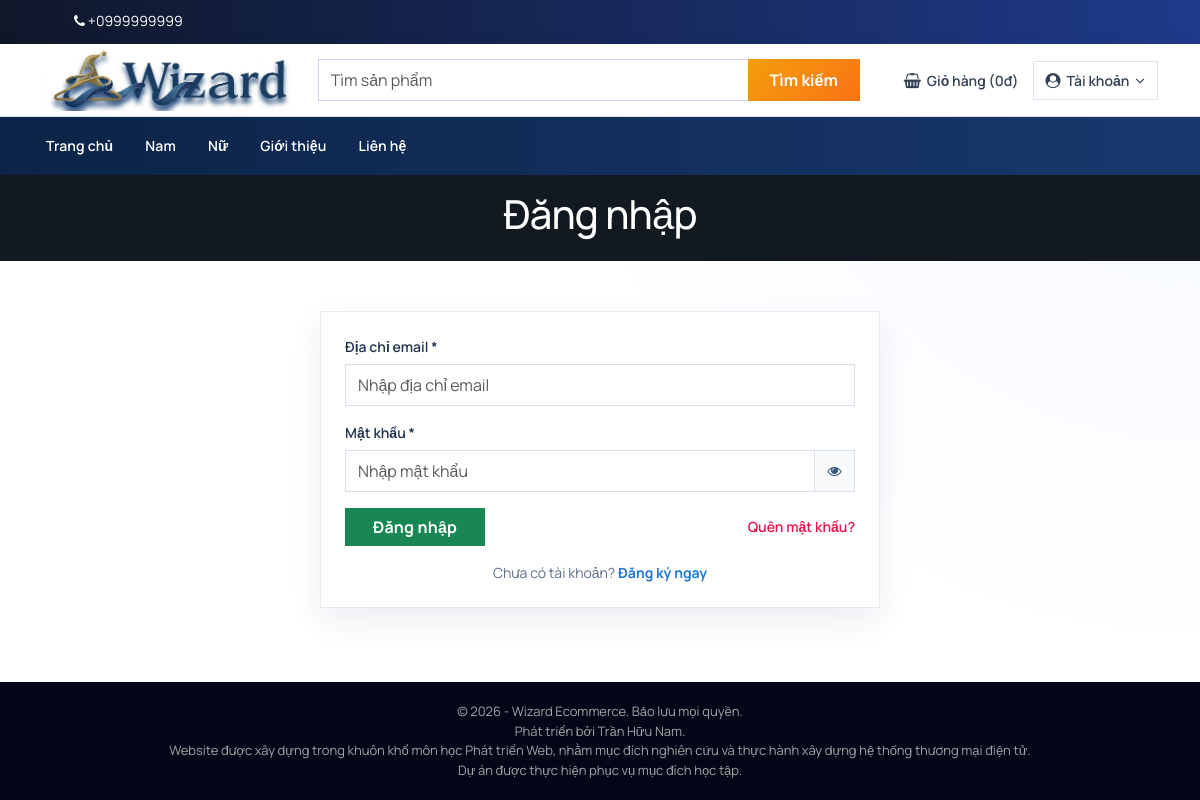
The page /frontend/login.php?redirect=cart (signed in) on the database its author committed.
### tables this page shows
CREATE TABLE `tbl_settings` (
  `id` int(11) NOT NULL,
  `logo` mediumtext NOT NULL,
  `favicon` mediumtext NOT NULL,
  `footer_about` mediumtext NOT NULL,
  `footer_copyright` mediumtext NOT NULL,
  `contact_address` mediumtext NOT NULL,
  `contact_email` mediumtext NOT NULL,
  `contact_phone` mediumtext NOT NULL,
  `contact_fax` mediumtext NOT NULL,
  `contact_map_iframe` mediumtext NOT NULL,
  `receive_email` mediumtext NOT NULL,
  `receive_email_subject` mediumtext NOT NULL,
  `receive_email_thank_you_message` mediumtext NOT NULL,
  `forget_password_message` mediumtext NOT NULL,
  `total_recent_post_footer` int(10) NOT NULL,
  `total_popular_post_footer` int(10) NOT NULL,
  `total_recent_post_sidebar` int(11) NOT NULL,
  `total_popular_post_sidebar` int(11) NOT NULL,
  `total_featured_product_home` int(11) NOT NULL,
  `total_latest_product_home` int(11) NOT NULL,
  `total_popular_product_home` int(11) NOT NULL,
  `meta_title_home` mediumtext NOT NULL,
  `meta_keyword_home` mediumtext NOT NULL,
  `meta_description_home` mediumtext NOT NULL,
  `banner_login` mediumtext NOT NULL,
  `banner_registration` mediumtext NOT NULL,
  `banner_forget_password` mediumtext NOT NULL,
  `banner_reset_password` mediumtext NOT NULL,
  `banner_search` mediumtext NOT NULL,
  `banner_cart` mediumtext NOT NULL,
  `banner_checkout` mediumtext NOT NULL,
  `banner_product_category` mediumtext NOT NULL,
  `banner_blog` mediumtext NOT NULL,
  `cta_title` mediumtext NOT NULL,
  `cta_content` mediumtext NOT NULL,
  `cta_read_more_text` mediumtext NOT NULL,
  `cta_read_more_url` mediumtext NOT NULL,
  `cta_photo` mediumtext NOT NULL,
  `featured_product_title` mediumtext NOT NULL,
  `featured_product_subtitle` mediumtext NOT NULL,
  `latest_product_title` mediumtext NOT NULL,
  `latest_product_subtitle` mediumtext NOT NULL,
  `popular_product_title` mediumtext NOT NULL,
  `popular_product_subtitle` mediumtext NOT NULL,
  `testimonial_title` mediumtext NOT NULL,
  `testimonial_subtitle` mediumtext NOT NULL,
  `testimonial_photo` mediumtext NOT NULL,
  `blog_title` mediumtext NOT NULL,
  `blog_subtitle` mediumtext NOT NULL,
  `newsletter_text` mediumtext NOT NULL,
  `paypal_email` mediumtext NOT NULL,
  `stripe_public_key` mediumtext NOT NULL,
  `stripe_secret_key` mediumtext NOT NULL,
  `bank_detail` mediumtext NOT NULL,
  `home_service_on_off` int(11) NOT NULL,
  `home_welcome_on_off` int(11) NOT NULL,
  `home_featured_product_on_off` int(11) NOT NULL,
  `home_latest_product_on_off` int(11) NOT NULL,
  `home_popular_product_on_off` int(11) NOT NULL,
  `home_testimonial_on_off` int(11) NOT NULL,
  `home_blog_on_off` int(11) NOT NULL,
  `ads_above_welcome_on_off` int(1) NOT NULL,
  `ads_above_featured_product_on_off` int(1) NOT NULL,
  `ads_above_latest_product_on_off` int(1) NOT NULL,
  `ads_above_popular_product_on_off` int(1) NOT NULL,
  `ads_above_testimonial_on_off` int(1) NOT NULL,
  `ads_category_sidebar_on_off` int(1) NOT NULL,
  `cod_on_off` tinyint(1) NOT NULL DEFAULT 1,
  `paypal_on_off` tinyint(1) NOT NULL DEFAULT 0,
  `paypal_client_id` varchar(255) DEFAULT NULL,
  `paypal_client_secret` varchar(255) DEFAULT NULL,
  `paypal_env` varchar(20) NOT NULL DEFAULT 'sandbox',
  `paypal_currency` varchar(10) NOT NULL DEFAULT 'USD',
  `paypal_exchange_rate` decimal(15,6) NOT NULL DEFAULT 24000.000000
);

CREATE TABLE `tbl_top_category` (
  `tcat_id` int(11) NOT NULL,
  `tcat_name` varchar(255) NOT NULL,
  `show_on_menu` int(1) NOT NULL
);

### frontend/header.php (called while the page is built)
<?php
require_once(__DIR__ . '/../app/shared/header.php');

### frontend/login.php (the view, shortened to what this page needs)
<?php
require_once(__DIR__ . '/../admin/inc/config.php');
require_once('header.php');
?>
<?php
$statement = $pdo->prepare("SELECT * FROM tbl_settings WHERE id=1");
$statement->execute();
$result = $statement->fetchAll(PDO::FETCH_ASSOC);
foreach ($result as $row) {
    $banner_login = $row['banner_login'];
}
?>
<div class="page-banner" style="background-color:#444;background-image: url(../assets/uploads/<?php echo $banner_login; ?>);">
    <div class="inner">
        <h1>Đăng nhập</h1>
    </div>
</div>
<div class="page">
    <div class="container">
        <div class="login-shell">
            <div class="login-card">
                <form action="" method="post">
                    <div class="form-group">
                        <label for="cust_email">Địa chỉ email *</label>
                        <input type="email" class="form-control" id="cust_email" name="cust_email" placeholder="Nhập địa chỉ email" required>
                    </div>
                    <div class="form-group">
                        <label for="cust_password">Mật khẩu *</label>
                        <div class="login-password-wrap">
                            <input type="password" class="form-control" id="cust_password" name="cust_password" placeholder="Nhập mật khẩu" required>
                            <button class="login-toggle-password" type="button" aria-label="Hiện hoặc ẩn mật khẩu">
                                <i class="fa fa-eye"></i>
                            </button>
                        </div>
                    </div>
                    <div class="login-actions">
                        <input type="submit" class="btn btn-success login-btn" value="Đăng nhập" name="form1">
                        <a href="forget-password.php" style="color:#e4144d;font-weight:600;">Quên mật khẩu?</a>
                    </div>
                </form>
                <p class="login-register-hint">
                    Chưa có tài khoản?
                    <a href="registration.php">Đăng ký ngay</a>
                </p>
            </div>
        </div>
    </div>
</div>
<?php require_once('footer.php'); ?>

### app/shared/header.php (shortened to what this page needs)
<?php
require_once(__DIR__ . '/../../admin/inc/config.php');
$statement = $pdo->prepare("SELECT * FROM tbl_settings WHERE id=1");
$statement->execute();
$result = $statement->fetchAll(PDO::FETCH_ASSOC);
foreach ($result as $row)
{
	$logo = $row['logo'];
	$contact_phone = $row['contact_phone'];
}
?>
<!DOCTYPE html>
<html lang="en">
<head>
	<link rel="stylesheet" href="https://cdn.jsdelivr.net/npm/bootstrap@5.3.3/dist/css/bootstrap.min.css">
	<link rel="stylesheet" href="../assets/css/font-awesome.min.css">
	<link rel="stylesheet" href="../assets/css/owl.carousel.min.css">
	<link rel="stylesheet" href="../assets/css/owl.theme.default.min.css">
	<link rel="stylesheet" href="../assets/css/jquery.bxslider.min.css">
    <link rel="stylesheet" href="../assets/css/magnific-popup.css">
    <link rel="stylesheet" href="../assets/css/rating.css">
	<link rel="stylesheet" href="../assets/css/spacing.css">
	<link rel="stylesheet" href="../assets/css/bootstrap-touch-slider.css">
	<link rel="stylesheet" href="../assets/css/animate.min.css">
	<link rel="stylesheet" href="../assets/css/tree-menu.css">
	<link rel="stylesheet" href="../assets/css/select2.min.css">
	<link rel="stylesheet" href="../assets/css/main.css">
	<link rel="stylesheet" href="../assets/css/responsive.css">
	<link rel="stylesheet" href="../assets/css/bootstrap5-legacy-bridge.css">
	<link rel="stylesheet" href="../assets/css/modern-ui.css">
</head>
<body>
<div class="top">
	<div class="container">
		<div class="row">
			<div class="col-md-12 col-sm-12 col-xs-12">
				<div class="left">
					<ul>
						<li><i class="fa fa-phone"></i> <?php echo $contact_phone; ?></li>
					</ul>
				</div>
			</div>
		</div>
	</div>
</div>
<div class="header">
	<div class="container">
		<div class="row inner">
			<div class="col-md-3 logo">
					<a href="index.php"><img src="../assets/uploads/<?php echo $logo; ?>" alt="logo image"></a>
			</div>
			<div class="col-md-6 search-area">
				<form class="navbar-form navbar-left" role="search" action="search-result.php" method="get">
					<div class="form-group">
						<input type="text" class="form-control search-top" placeholder="Tìm sản phẩm" name="search_text">
					</div>
					<button type="submit" class="btn btn-danger">Tìm kiếm</button>
				</form>
			</div>
			<div class="col-md-3 right">
				<ul>
					<li><a href="cart.php"><i class="fa fa-shopping-basket"></i> Giỏ hàng (<?php
					if(isset($_SESSION['cart_p_id'])) {
						$table_total_price = 0;
						$i=0;
	                    foreach($_SESSION['cart_p_qty'] as $key => $value)
	                    {
	                        $i++;
	                        $arr_cart_p_qty[$i] = $value;
	                    }                    $i=0;
	                    foreach($_SESSION['cart_p_current_price'] as $key => $value)
	                    {
	                        $i++;
	                        $arr_cart_p_current_price[$i] = $value;
	                    }
	                    for($i=1;$i<=count($arr_cart_p_qty);$i++) {
	                    	$row_total_price = $arr_cart_p_current_price[$i]*$arr_cart_p_qty[$i];
	                        $table_total_price = $table_total_price + $row_total_price;
	                    }
						echo format_price_vnd($table_total_price);
					} else {
						echo '0đ';
					}
					?>)</a></li>
					<?php
					if(isset($_SESSION['customer'])) {
						$header_avatar = 'default-avatar.svg';
						if(isset($_SESSION['customer']['cust_photo']) && $_SESSION['customer']['cust_photo'] !== '') {
							$candidate_avatar = basename($_SESSION['customer']['cust_photo']);
							$avatar_disk_path = __DIR__ . '/../../assets/uploads/' . $candidate_avatar;
							if(file_exists($avatar_disk_path)) {
								$header_avatar = $candidate_avatar;
							}
						}
						?>
						<li class="account-menu">
							<a href="#">
								<span class="account-avatar"><img src="../assets/uploads/<?php echo htmlspecialchars($header_avatar, ENT_QUOTES, 'UTF-8'); ?>" alt="Avatar"></span>
								<?php echo $_SESSION['customer']['cust_name']; ?>
								<i class="fa fa-angle-down"></i>
							</a>
							<ul class="account-dropdown">
								<li><a href="dashboard.php"><i class="fa fa-user"></i> Tài khoản của tôi</a></li>
								<li><a href="logout.php"><i class="fa fa-sign-out"></i> Đăng xuất</a></li>
							</ul>
						</li>
						<?php
					} else {
						?>
						<li class="account-menu">
							<a href="#"><i class="fa fa-user-circle"></i> Tài khoản <i class="fa fa-angle-down"></i></a>
						</li>
						<?php
					}
					?>
				</ul>
			</div>
		</div>
	</div>
</div>
<div class="nav">
	<div class="container">
		<div class="row">
			<div class="col-md-12 pl_0 pr_0">
				<div class="menu-container">
					<div class="menu">
						<ul>
							<li><a href="index.php">Trang chủ</a></li>
							<?php
							$statement = $pdo->prepare("SELECT DISTINCT t1.tcat_id, t1.tcat_name
								FROM tbl_top_category t1
								JOIN tbl_mid_category t2 ON t2.tcat_id = t1.tcat_id
								JOIN tbl_end_category t3 ON t3.mcat_id = t2.mcat_id
								JOIN tbl_product p ON p.ecat_id = t3.ecat_id
								WHERE t1.show_on_menu=1 AND p.p_is_active=1
								ORDER BY t1.tcat_id ASC");
							$statement->execute();
							$result = $statement->fetchAll(PDO::FETCH_ASSOC);
							foreach ($result as $row) {
								?>
								<li><a href="product-category.php?id=<?php echo $row['tcat_id']; ?>&type=top-category"><?php echo $row['tcat_name']; ?></a>
								</li>
								<?php
							}
							?>
							<li><a href="about.php">Giới thiệu</a></li>
							<li><a href="contact.php">Liên hệ</a></li>
						</ul>
					</div>
				</div>
			</div>
		</div>
	</div>
</div>

### assets/css/main.css (style rules this page uses)
* { margin: 0; padding: 0; }
body { font-family: "Roboto", sans-serif; font-size: 14px; margin: 0; background: #f2f3f3; }
html { background: #141314; }
h1, h2, h3, h4, h5, h6 { font-family: "Roboto", sans-serif; }
a { text-decoration: none; }
.top { width: 100%; height: 40px; background: #131921; }
.top .left { float: left; }
.top .left ul { padding-top: 8px; }
.top .left ul li { list-style-type: none; float: left; margin-right: 14px; color: white; }
.top .left ul li i { color: white; }
.header { width: 100%; height: auto; background: #fff; }
.header .inner { height: auto; display: table; }
.header .logo { float: none; display: table-cell; vertical-align: middle; }
.header .logo img { max-width: 100%; height: 80px; }
.header .navbar-form .form-control { width: 300px; }
.header .search-area { float: none; display: table-cell; vertical-align: middle; }
.header .search-area .form-group { width: auto; flex: 1; margin-bottom: 0; }
.header .search-area button { width: 80px; margin-left: -1px; }
.header .search-area form { width: 100%; display: flex; align-items: stretch; }
.header .right { float: none; display: table-cell; vertical-align: middle; padding-right: 0; }
.header .right ul { float: right; margin-bottom: 0; }
.header .right ul li { list-style-type: none; float: left; margin-left: 14px; color: #0d1452; }
.header .right ul li a { color: #0d1452; }
.header .navbar-form .search-top { width: 100%; }
.header .navbar-form .search-top, .header .search-area .btn { border-radius: 0; }
.header .navbar-form .search-top { border-right: 0; }
.nav { background: #232f3e; }
.menu-container { width: 100%; margin: 0 auto; background: #232f3e; }
.menu-dropdown-icon:before { content: "\f067"; font-family: "FontAwesome"; display: none; cursor: pointer; float: right; padding: 1.5em 2em; background: #fff; color: #333; }
.menu > ul { margin: 0 auto; width: 100%; list-style: none; padding: 0; position: relative; box-sizing: border-box; }
.menu > ul:before, .menu > ul:after { content: ""; display: table; }
.menu > ul:after { clear: both; }
.menu > ul > li { float: left; padding: 0; margin: 0; }
.menu > ul > li a { text-decoration: none; padding: 1.5em 20px; display: block; color: #fff; }
.page-banner { width: 100%; height: auto; background-repeat: no-repeat; background-position: center center; -webkit-background-size: cover; background-size: cover; position: relative; padding-top: 15px; padding-bottom: 15px; overflow: hidden; }
.page-banner h1 { color: #fff; text-align: center; z-index: 999; position: relative; }
.page { width: 100%; height: auto; padding-top: 50px; padding-bottom: 50px; }

### assets/css/responsive.css (style rules this page uses)
@media only screen and (min-width: 992px) { .header .inner { width: 100%; } }
@media only screen and (min-width: 992px) { .header .search-area { padding-right: 0; } }
@media only screen and (min-width: 992px) { .header .search-area form { padding-right: 0; } }
@media only screen and (min-width: 992px) { .header .container { padding-right: 0; } }

### frontend/login.php (style rules this page uses)
.login-shell { max-width: 560px; margin: 0 auto; }
.login-card { background: #fff; border: 1px solid #e7eaf0; border-radius: 0; box-shadow: 0 12px 30px rgba(15, 35, 95, 0.08); padding: 24px; }
.login-card .form-group { margin-bottom: 16px; }
.login-card label { font-weight: 600; color: #23344f; margin-bottom: 7px; }
.login-card .form-control { border-color: #d8e0ec; border-radius: 0; min-height: 42px; box-shadow: none; }
.login-password-wrap { position: relative; }
.login-password-wrap .form-control { padding-right: 46px; }
.login-toggle-password { position: absolute; top: 1px; right: 1px; width: 40px; height: 40px; border: 0; border-left: 1px solid #d8e0ec; background: #f8fafc; border-radius: 0; color: #355579; padding: 0; }
.login-actions { display: flex; align-items: center; justify-content: space-between; flex-wrap: wrap; gap: 10px; margin-top: 2px; }
.login-btn { min-width: 140px; border-radius: 0; font-weight: 700; letter-spacing: 0.2px; }
.login-register-hint { margin: 16px 0 0; color: #5d6f89; text-align: center; }
.login-register-hint a { color: #1f78d1; font-weight: 700; }

### rows shown on the page
tbl_settings: contact_phone "+0999999999", logo (picture), banner_login (picture)
tbl_top_category: tcat_name "Nam"
tbl_top_category: tcat_name "Nữ"
